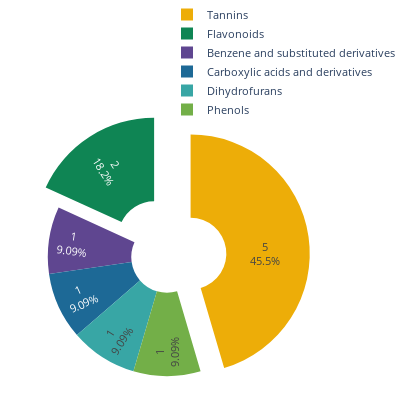

Here is the notebook cell this chart was saved with:
### Code cell
df = cf.groupby('class').size().reset_index(name='counts')

layout = go.Layout(margin=go.layout.Margin(l=0, r=0, b=0, t=0), font_size=11, width=400, height=400, legend=dict(x=0.5, y=1.4)) 
#showlegend=False)

fig = go.Figure(data=[go.Pie(labels=df['class'], values=df.counts, textinfo='value+percent',
                            insidetextorientation='radial', pull=[0., 0., 0., 0.2, 0., 0.2], hole=.3)], layout=layout)

fig.update_traces(marker=dict(colors=px.colors.qualitative.Prism))
fig.show()
#fig.write_image('figures/chemical_class.svg')

### Figure 1 — Plotly figure (JSON) as saved in the notebook; plotly's stock layout.template omitted (floating-point values rounded to 4 significant figures)
{"data": [{"hole": 0.3, "insidetextorientation": "radial", "labels": ["Benzene and substituted derivatives", "Carboxylic acids and derivatives", "Dihydrofurans", "Flavonoids", "Phenols", "Tannins"], "marker": {"colors": ["rgb(95, 70, 144)", "rgb(29, 105, 150)", "rgb(56, 166, 165)", "rgb(15, 133, 84)", "rgb(115, 175, 72)", "rgb(237, 173, 8)", "rgb(225, 124, 5)", "rgb(204, 80, 62)", "rgb(148, 52, 110)", "rgb(111, 64, 112)", "rgb(102, 102, 102)"]}, "pull": [0, 0, 0, 0.2, 0, 0.2], "textinfo": "value+percent", "type": "pie", "values": [1, 1, 1, 2, 1, 5]}], "layout": {"font": {"size": 11}, "height": 400, "legend": {"x": 0.5, "y": 1.4}, "margin": {"b": 0, "l": 0, "r": 0, "t": 0}, "width": 400}}
